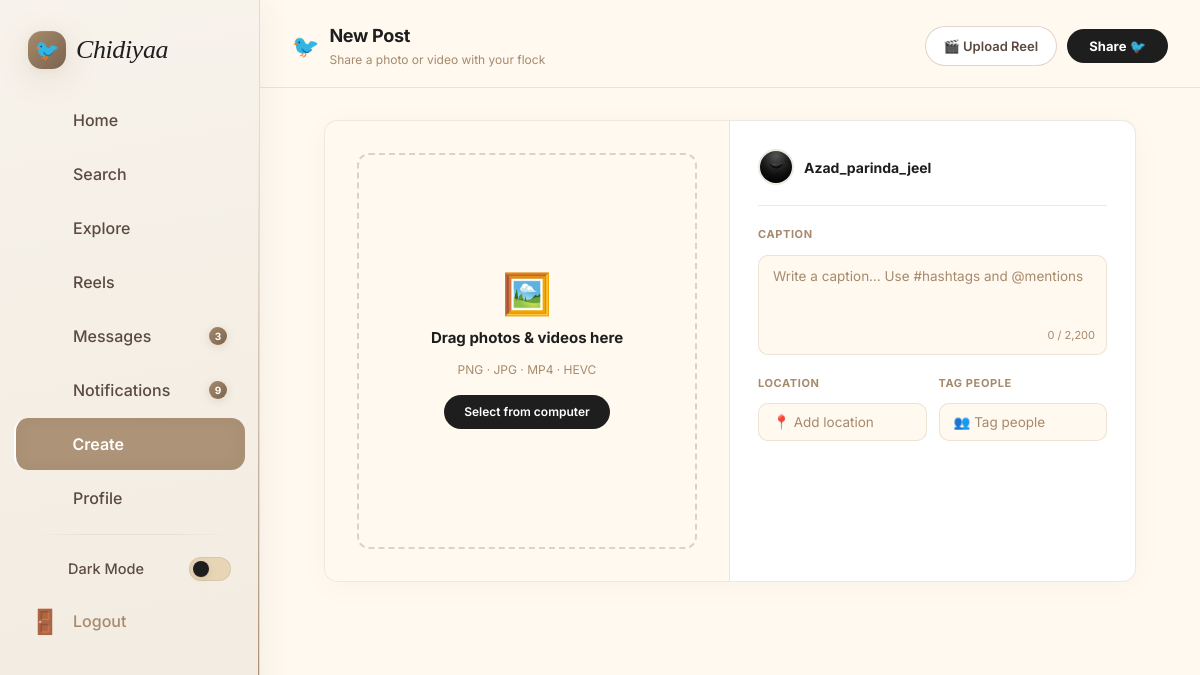
The page /create/ (signed in) on the database its author committed.
### myapp/models.py (models this page shows, shortened)
class InstaUser(models.Model):
    GENDER_CHOICES = (
        ('male','Male'),
        ('female','Female'),
    )
    username = models.CharField(max_length=100,unique=True)
    email = models.EmailField(unique=True)
    password = models.CharField(max_length=100)
    profile_pic = models.ImageField(upload_to='profile_pics/', blank=True, null=True)
    gender = models.CharField(max_length=10,choices=GENDER_CHOICES,blank=True, null=True)
    name = models.CharField(max_length=100,blank=True, null=True)
    bio = models.TextField(blank=True, null=True)
    description = models.TextField(blank=True, null=True)
    link = models.URLField(blank=True, null=True)
    created_at = models.DateTimeField(auto_now_add=True)
    updated_at = models.DateTimeField(auto_now=True)
    otp = models.IntegerField(blank=True, null=True,default=1234)
    is_active = models.BooleanField(default=False)

### myapp/views.py (the view)
    def wrapper(request,*args,**kwargs):
        if "email" in request.session:
            try:
                uid = InstaUser.objects.get(email = request.session['email'])
                request.uid = uid
                return view_function(request,*args,**kwargs)
            except InstaUser.DoesNotExist:
                return redirect("login")
        return redirect("login")

### myapp/views.py (called while the page is built, shortened)
def check_login(view_function):
    def wrapper(request,*args,**kwargs):
        if "email" in request.session:
            try:
                uid = InstaUser.objects.get(email = request.session['email'])
                request.uid = uid
                return view_function(request,*args,**kwargs)
            except InstaUser.DoesNotExist:
                return redirect("login")
        return redirect("login")
    return wrapper

@check_login
def create(request):
    uid = request.uid
    return render(request, "myapp/create.html",{'uid':uid})

### myapp/templates/myapp/create.html (shortened to what this page needs)
{% load static %}
<html lang="en" data-theme="light">
<head>
  <link rel="stylesheet" href="{% static 'myapp/css/style.css' %}" />
  <link rel="stylesheet" href="{% static 'myapp/css/create.css' %}" />
</head>
<body>
  <div class="app-shell">
    <aside class="sidebar">
      <a href="{% url 'index' %}" class="sidebar-brand">
        <div class="sidebar-brand-icon">🐦</div><span class="sidebar-brand-name">Chidiyaa</span>
      </a>
      <nav class="sidebar-nav">
        <a href="{% url 'index' %}" class="nav-link"><i class="ph ph-house nav-icon"></i><span>Home</span></a>
        <a href="{% url 'search' %}" class="nav-link"><i class="ph ph-magnifying-glass nav-icon"></i><span>Search</span></a>
        <a href="{% url 'search' %}" class="nav-link"><i class="ph ph-compass nav-icon"></i><span>Explore</span></a>
        <a href="{% url 'reels' %}" class="nav-link"><i class="ph ph-video-camera nav-icon"></i><span>Reels</span></a>
        <a href="{% url 'messages' %}" class="nav-link"><i class="ph ph-chat-circle nav-icon"></i><span>Messages</span><span class="nav-badge">3</span></a>
        <a href="{% url 'notifications' %}" class="nav-link"><i class="ph ph-bell nav-icon"></i><span>Notifications</span><span class="nav-badge">9</span></a>
        <a href="{% url 'create' %}" class="nav-link active"><i class="ph ph-plus-circle nav-icon"></i><span>Create</span></a>
        <a href="{% url 'profile' %}" class="nav-link"><i class="ph ph-user nav-icon"></i><span>Profile</span></a>
        <div class="sidebar-footer">
          <div class="sidebar-divider"></div>
          <div class="dark-toggle-row"><i class="ph ph-moon nav-icon"></i><span>Dark Mode</span><span class="toggle-pill"></span></div>
          <a href="login.html" class="nav-link" style="color:var(--text-3)"><span class="nav-icon">🚪</span><span>Logout</span></a>
        </div>
    </aside>
    <main class="page-content" style="background:var(--nude-50,#faf8f5);min-height:100vh;">
      <div class="create-topbar">
        <div class="create-topbar-left">
          <span style="font-size:22px;">🐦</span>
          <div>
            <div class="create-topbar-title">New Post</div>
            <div class="create-topbar-sub">Share a photo or video with your flock</div>
          </div>
        </div>
        <div class="create-topbar-actions">
          <a href="{% url 'upload_reels' %}" class="btn-reel">🎬 Upload Reel</a>
          <button type="submit" form="create-post-form" class="btn-share-top">Share 🐦</button>
        </div>
      </div>
      <form id="create-post-form" action="{% url 'create' %}" method="post" enctype="multipart/form-data">
        <div class="create-wrap">
          <div class="create-panel">
            <div class="panel-left">
              <label class="upload-zone">
                <div class="upload-icon">🖼️</div>
                <p class="upload-title">Drag photos & videos here</p>
                <p class="upload-sub">PNG · JPG · MP4 · HEVC</p>
                <span class="upload-cta">Select from computer</span>
              </label>
            </div>
            <div class="panel-right">
              <div class="author-row">
                <div class="author-ava"><img src="{{uid.profile_pic.url}}" alt="{{uid.username}}" /></div>
                <span class="author-name">{{uid.username}}</span>
              </div>
              <div class="divider-line"></div>
              <div class="field-wrap caption-wrap">
                <label class="field-label">Caption</label>
                <textarea
                  class="field-input caption-input"
                  name="caption"
                  maxlength="2200"
                  placeholder="Write a caption… Use #hashtags and @mentions"
                  id="caption-input"
                ></textarea>
                <span class="char-count" id="char-count">0 / 2,200</span>
              </div>
              <div class="fields-grid">
                <div class="field-wrap">
                  <label class="field-label">Location</label>
                  <input type="text" class="field-input" name="location" placeholder="📍 Add location" maxlength="200" />
                </div>
                <div class="field-wrap">
                  <label class="field-label">Tag People</label>
                  <input type="text" class="field-input" name="tagged_users" placeholder="👥 Tag people" maxlength="200" />
                </div>
              </div>
            </div>
          </div>
        </div>
      </form>
    </main>
  </div>
</body>
</html>

### myapp/static/myapp/css/create.css (style rules this page uses)
:root { --nude-50: var(--surface); --nude-100: var(--surface-2); --nude-200: var(--border); --nude-300: var(--border-vivid); --ink: var(--text-1); --ink-2: var(--text-2); --ink-3: var(--text-3); --gold: var(--accent); --gold-dim: var(--accent-light); --r: var(--r-md); }
.create-topbar { display: flex; align-items: center; justify-content: space-between; padding: 22px 32px 18px; border-bottom: 1px solid var(--nude-200); background: var(--nude-50); }
.create-topbar-left { display: flex; align-items: center; gap: 10px; }
.create-topbar-title { font-size: 18px; font-weight: 700; color: var(--ink); letter-spacing: -.3px; }
.create-topbar-sub { font-size: 12px; color: var(--ink-3); font-weight: 400; margin-top: 1px; }
.create-topbar-actions { display: flex; align-items: center; gap: 10px; }
.btn-reel { display: inline-flex; align-items: center; gap: 7px; padding: 9px 18px; border-radius: 100px; border: 1.5px solid var(--nude-300); background: #fff; color: var(--ink-2); font-size: 13px; font-weight: 600; cursor: pointer; text-decoration: none; transition: border-color .18s, background .18s; white-space: nowrap; }
.btn-share-top { display: inline-flex; align-items: center; gap: 7px; padding: 9px 22px; border-radius: 100px; border: none; background: var(--ink); color: #fff; font-size: 13px; font-weight: 700; cursor: pointer; transition: background .18s, transform .12s; letter-spacing: .1px; }
.create-wrap { max-width: 860px; margin: 32px auto; padding: 0 24px; }
.create-panel { display: grid; grid-template-columns: 1fr 1fr; gap: 0; background: #fff; border: 1px solid var(--nude-200); border-radius: var(--r); overflow: hidden; box-shadow: 0 4px 32px #1c191708; }
.panel-left { background: var(--nude-50); border-right: 1px solid var(--nude-200); display: flex; align-items: center; justify-content: center; min-height: 460px; padding: 32px; }
.upload-zone { display: flex; flex-direction: column; align-items: center; justify-content: center; width: 100%; height: 100%; min-height: 320px; border: 2px dashed var(--nude-300); border-radius: 12px; cursor: pointer; transition: border-color .2s, background .2s; text-align: center; padding: 32px 24px; gap: 12px; position: relative; }
.upload-icon { font-size: 40px; line-height: 1; }
.upload-title { font-size: 15px; font-weight: 700; color: var(--ink); margin: 0; }
.upload-sub { font-size: 12px; color: var(--ink-3); margin: 0; line-height: 1.5; }
.upload-cta { display: inline-block; margin-top: 4px; padding: 8px 20px; background: var(--ink); color: #fff; border-radius: 100px; font-size: 12px; font-weight: 600; pointer-events: none; }
.panel-right { display: flex; flex-direction: column; padding: 28px 28px 24px; gap: 20px; }
.author-row { display: flex; align-items: center; gap: 10px; }
.author-ava { width: 36px; height: 36px; border-radius: 50%; overflow: hidden; border: 2px solid var(--nude-200); flex-shrink: 0; }
.author-ava img { width: 100%; height: 100%; object-fit: cover; }
.author-name { font-size: 14px; font-weight: 700; color: var(--ink); }
.field-wrap { display: flex; flex-direction: column; gap: 6px; }
.field-label { font-size: 11px; font-weight: 700; color: var(--ink-3); text-transform: uppercase; letter-spacing: .6px; }
.field-input { width: 100%; background: var(--nude-50); border: 1.5px solid var(--nude-200); border-radius: 10px; padding: 10px 14px; font-size: 13.5px; color: var(--ink); outline: none; transition: border-color .18s; font-family: inherit; resize: none; box-sizing: border-box; }
.field-input::placeholder { color: var(--ink-3); }
.caption-wrap { position: relative; }
.caption-input { min-height: 100px; line-height: 1.55; }
.char-count { position: absolute; bottom: 10px; right: 12px; font-size: 11px; color: var(--ink-3); }
.fields-grid { display: grid; grid-template-columns: 1fr 1fr; gap: 12px; }
.divider-line { height: 1px; background: var(--nude-200); margin: 0; }

### rows shown on the page
InstaUser: profile_pic (picture), username "Azad_parinda_jeel"
